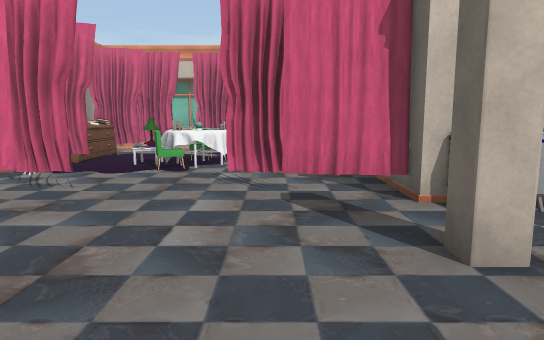
view 1 (above)

18 first-person views from a walk through a scene from a Unity 3-D project. The camera is 1.2 m above the floor, tilts 8° down and sees 70° across. The floor is counted in squares, 1 m on a side. Each view is taken from the middle of a square. On the plan, view 1 faces up. The plan holds only what a view shows up to about 15 squares ahead; the rest is blank. The player character is not drawn.

view 2
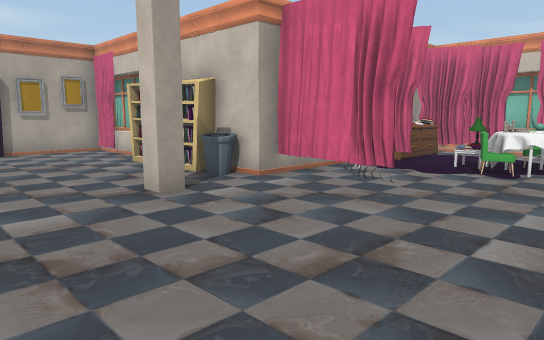

view 3
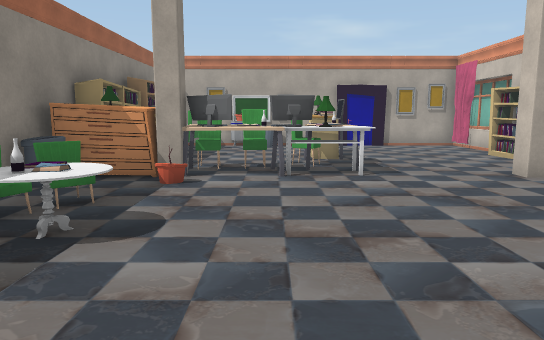

view 4
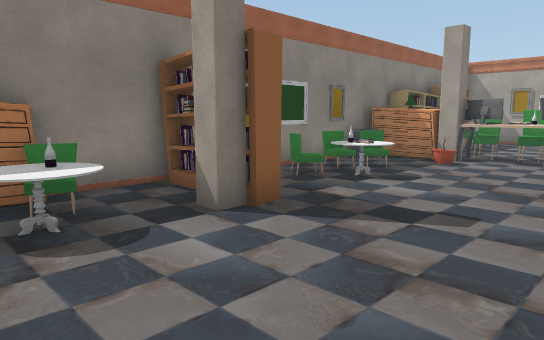

view 5
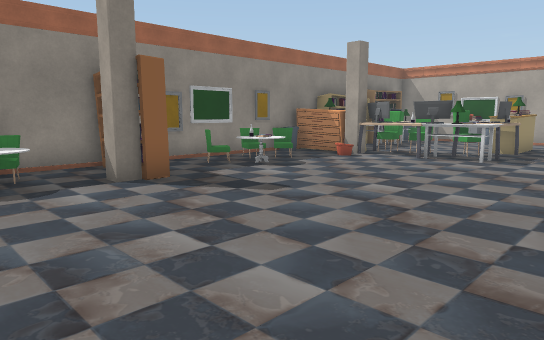

view 6
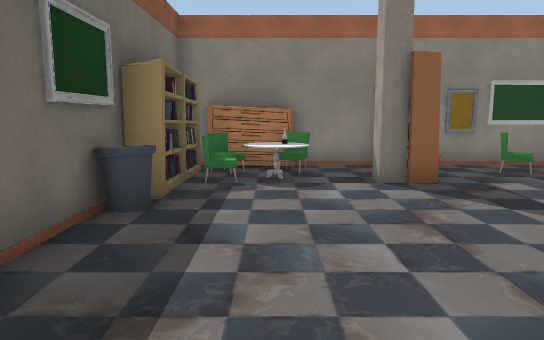

view 7
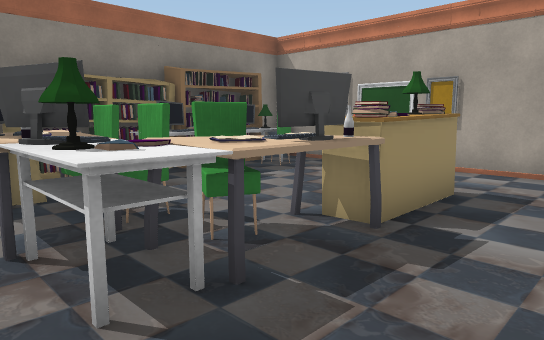

view 8
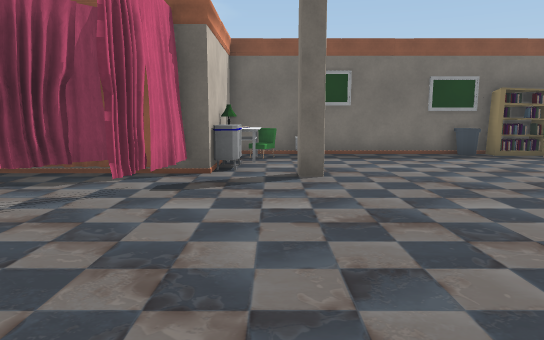

view 9
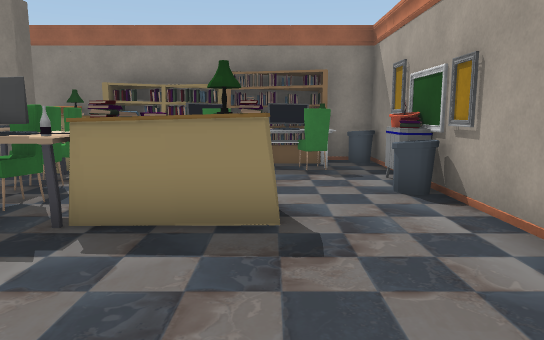

view 10
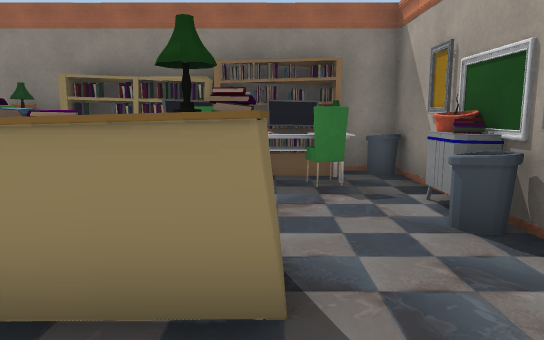

view 11
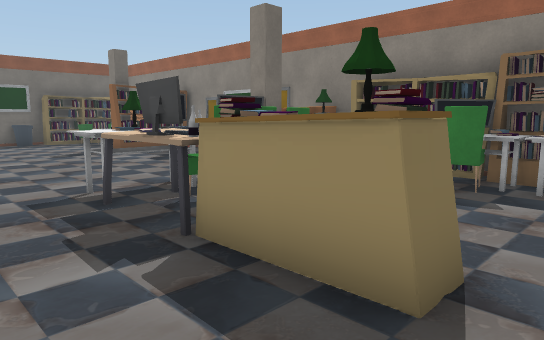

view 12
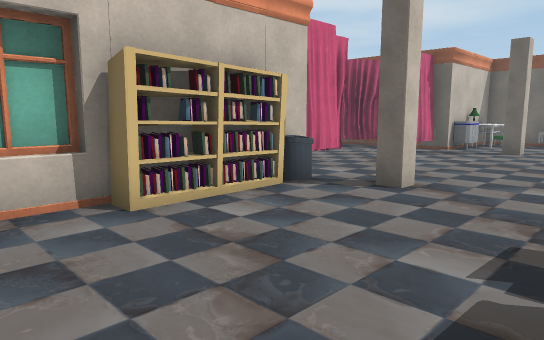

view 13
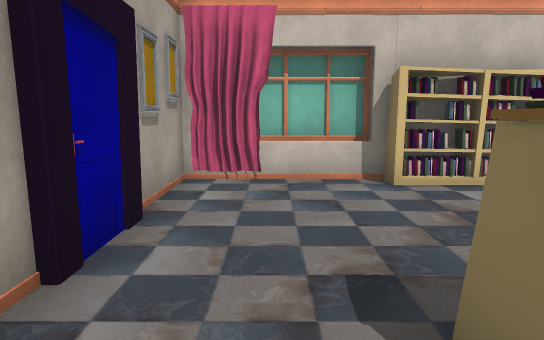

view 14
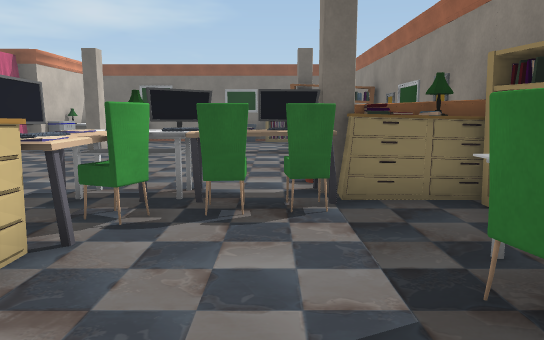

view 15
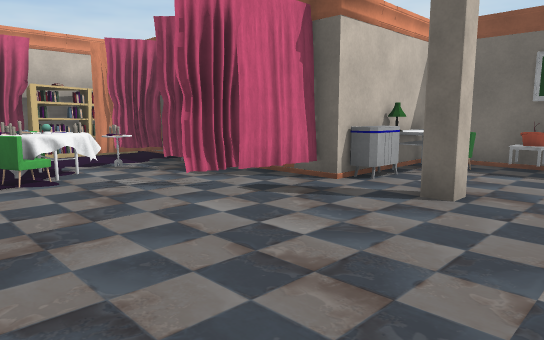

view 16
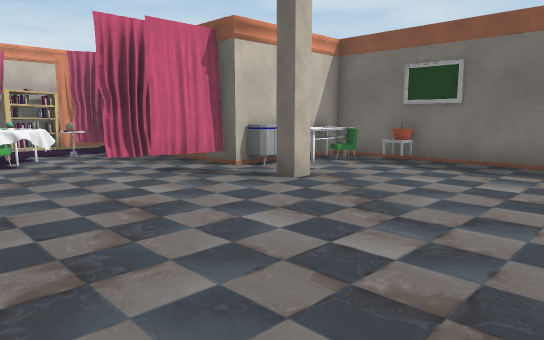

view 17
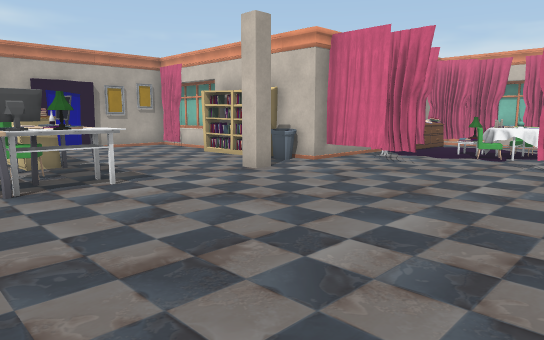

view 18
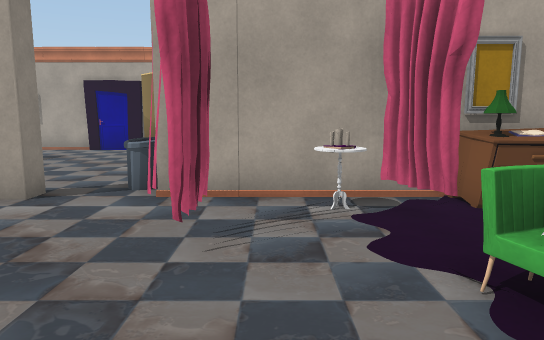

### Floor plan
Key: @ floor where view 1 was taken; # wall or solid block; . main floor; : floor 0.25 m higher than the main floor; = window, fence, low wall or low ledge; ^ raised ledge; L lamp; C chair; U column; M computer; B books; K keyboard; R drawers; S stool; O other object.
Columns run from 14 left of view 1 to 6 right of it. Each row starts with its distance up from view 1.
 11         #O  #  #
 10         #L.L#O##
  9         ##.C==##
  8         #O.....##
  7         #.......#
  6  ####   ###...###
  5 ###=OBOO#.......#####
  4 #.................=C#
  3 #.......U.......U...S
  2 #...................#
  1 #...................#
  0 #..BBBMB^.....@.....#
 -1 #..BBBKCBL..........#
 -2 #=.....CKM..........#
 -3 #B.....CMO..........#
 -4 #...C..CU:..^=.BU==CR
 -5 #.COOM..OR COC.BR=#CB
 -6 ##OMORRRL##C...B CRR#
 -7 #####################

Where each view was taken, in squares from view 1:
view 1: 0 up, 0 right, facing up
view 2: 0 up, 0 right, facing up-left
view 3: 2 down, 2 right, facing left
view 4: 0 up, 5 right, facing down-left
view 5: 3 up, 5 right, facing down-left
view 6: 3 up, 4 right, facing down
view 7: 2 up, 5 left, facing down-left
view 8: 4 up, 6 left, facing right
view 9: 4 up, 11 left, facing down
view 10: 2 up, 11 left, facing down
view 11: 2 up, 12 left, facing down-right
view 12: 0 up, 12 left, facing up-right
view 13: 2 down, 12 left, facing up
view 14: 3 down, 12 left, facing right
view 15: 1 up, 4 left, facing up-right
view 16: 2 down, 4 left, facing up-right
view 17: 3 down, 1 right, facing up-left
view 18: 7 up, 0 right, facing left
